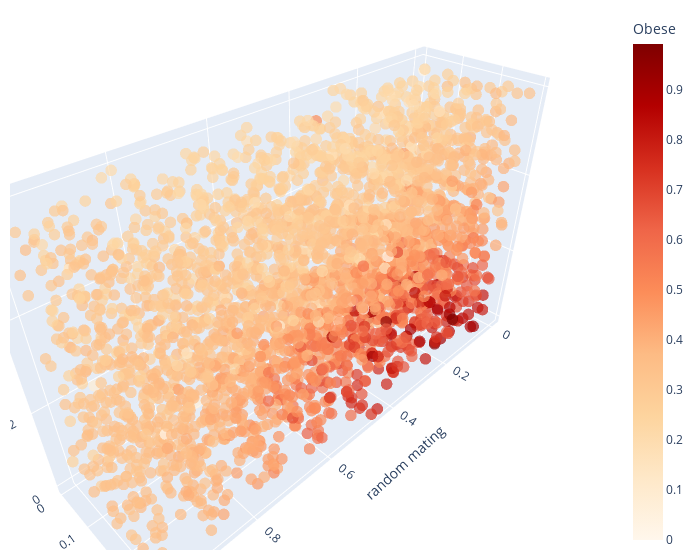

Source (notebook cell):
### Code cell
fig = px.scatter_3d(df, x='random_mating', y='fertility_factor', z='leakage',
              color='g4', color_continuous_scale = px.colors.sequential.OrRd)

fig.update_traces(marker=dict(size=4, opacity = 0.7),
                  selector=dict(mode='markers'))
fig.update_layout(scene = dict(
                    xaxis_title='random mating',
                    yaxis_title='fertility',
                    zaxis_title='leakage'),
                    width=700,
                    margin=dict(r=20, b=10, l=10, t=10), 
                    coloraxis_colorbar=dict(title="Obese")
                    )
fig.show()

### Figure 1 — Plotly figure (JSON) as saved in the notebook; plotly's stock layout.template omitted (floating-point values rounded to 4 significant figures; data arrays with more than 128 entries replaced by an {"elided": "..."} marker saying what was removed)
{"data": [{"hovertemplate": "random_mating=%{x}<br>fertility_factor=%{y}<br>leakage=%{z}<br>g4=%{marker.color}<extra></extra>", "legendgroup": "", "marker": {"color": {"elided": "3000 float values"}, "coloraxis": "coloraxis", "opacity": 0.7, "size": 4, "symbol": "circle"}, "mode": "markers", "name": "", "scene": "scene", "showlegend": false, "type": "scatter3d", "x": {"elided": "3000 float values"}, "y": {"elided": "3000 float values"}, "z": {"elided": "3000 float values"}}], "layout": {"coloraxis": {"colorbar": {"title": {"text": "Obese"}}, "colorscale": [[0, "rgb(255,247,236)"], [0.125, "rgb(254,232,200)"], [0.25, "rgb(253,212,158)"], [0.375, "rgb(253,187,132)"], [0.5, "rgb(252,141,89)"], [0.625, "rgb(239,101,72)"], [0.75, "rgb(215,48,31)"], [0.875, "rgb(179,0,0)"], [1, "rgb(127,0,0)"]]}, "legend": {"tracegroupgap": 0}, "margin": {"b": 10, "l": 10, "r": 20, "t": 10}, "scene": {"domain": {"x": [0, 1], "y": [0, 1]}, "xaxis": {"title": {"text": "random mating"}}, "yaxis": {"title": {"text": "fertility"}}, "zaxis": {"title": {"text": "leakage"}}}, "width": 700}}
